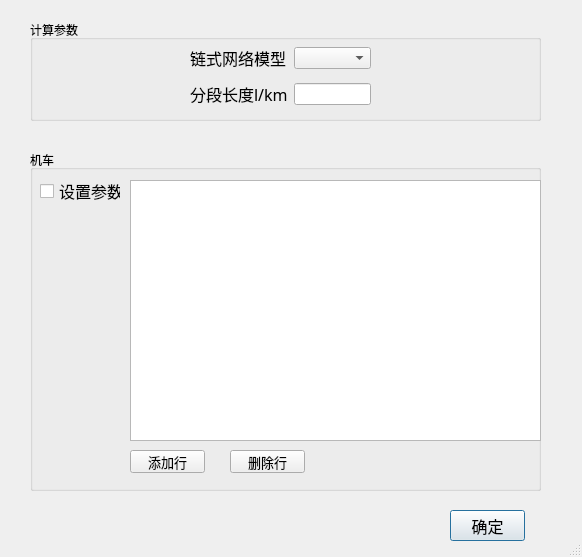
<?xml version="1.0" encoding="UTF-8"?>
<ui version="4.0">
 <class>Dialog</class>
 <widget class="QDialog" name="Dialog">
  <property name="geometry">
   <rect>
    <x>0</x>
    <y>0</y>
    <width>582</width>
    <height>557</height>
   </rect>
  </property>
  <property name="windowTitle">
   <string>Dialog</string>
  </property>
  <property name="sizeGripEnabled">
   <bool>true</bool>
  </property>
  <widget class="QPushButton" name="pushButton_7">
   <property name="geometry">
    <rect>
     <x>450</x>
     <y>510</y>
     <width>75</width>
     <height>31</height>
    </rect>
   </property>
   <property name="font">
    <font>
     <family>AcadEref</family>
     <pointsize>12</pointsize>
    </font>
   </property>
   <property name="text">
    <string>确定</string>
   </property>
  </widget>
  <widget class="QGroupBox" name="groupBox">
   <property name="geometry">
    <rect>
     <x>30</x>
     <y>20</y>
     <width>511</width>
     <height>101</height>
    </rect>
   </property>
   <property name="title">
    <string>计算参数</string>
   </property>
   <widget class="QWidget" name="layoutWidget">
    <property name="geometry">
     <rect>
      <x>160</x>
      <y>20</y>
      <width>181</width>
      <height>72</height>
     </rect>
    </property>
    <layout class="QGridLayout" name="gridLayout">
     <item row="0" column="1">
      <widget class="QComboBox" name="comboBox"/>
     </item>
     <item row="1" column="0">
      <widget class="QLabel" name="label_2">
       <property name="font">
        <font>
         <family>AcadEref</family>
         <pointsize>12</pointsize>
        </font>
       </property>
       <property name="text">
        <string>分段长度l/km</string>
       </property>
      </widget>
     </item>
     <item row="1" column="1">
      <widget class="QLineEdit" name="lineEdit"/>
     </item>
     <item row="0" column="0">
      <widget class="QLabel" name="label">
       <property name="font">
        <font>
         <family>AcadEref</family>
         <pointsize>12</pointsize>
        </font>
       </property>
       <property name="text">
        <string>链式网络模型</string>
       </property>
      </widget>
     </item>
    </layout>
   </widget>
  </widget>
  <widget class="QGroupBox" name="groupBox_2">
   <property name="geometry">
    <rect>
     <x>30</x>
     <y>150</y>
     <width>511</width>
     <height>341</height>
    </rect>
   </property>
   <property name="title">
    <string>机车</string>
   </property>
   <widget class="QCheckBox" name="checkBox">
    <property name="geometry">
     <rect>
      <x>10</x>
      <y>30</y>
      <width>81</width>
      <height>22</height>
     </rect>
    </property>
    <property name="font">
     <font>
      <family>AcadEref</family>
      <pointsize>12</pointsize>
     </font>
    </property>
    <property name="text">
     <string>设置参数</string>
    </property>
   </widget>
   <widget class="QTableWidget" name="tableWidget">
    <property name="geometry">
     <rect>
      <x>100</x>
      <y>30</y>
      <width>411</width>
      <height>261</height>
     </rect>
    </property>
   </widget>
   <widget class="QPushButton" name="pushButton_5">
    <property name="geometry">
     <rect>
      <x>100</x>
      <y>300</y>
      <width>75</width>
      <height>23</height>
     </rect>
    </property>
    <property name="font">
     <font>
      <family>AcadEref</family>
      <pointsize>10</pointsize>
     </font>
    </property>
    <property name="text">
     <string>添加行</string>
    </property>
   </widget>
   <widget class="QPushButton" name="pushButton_6">
    <property name="geometry">
     <rect>
      <x>200</x>
      <y>300</y>
      <width>75</width>
      <height>23</height>
     </rect>
    </property>
    <property name="font">
     <font>
      <family>AcadEref</family>
      <pointsize>10</pointsize>
     </font>
    </property>
    <property name="text">
     <string>删除行</string>
    </property>
   </widget>
  </widget>
 </widget>
 <resources/>
 <connections/>
</ui>
